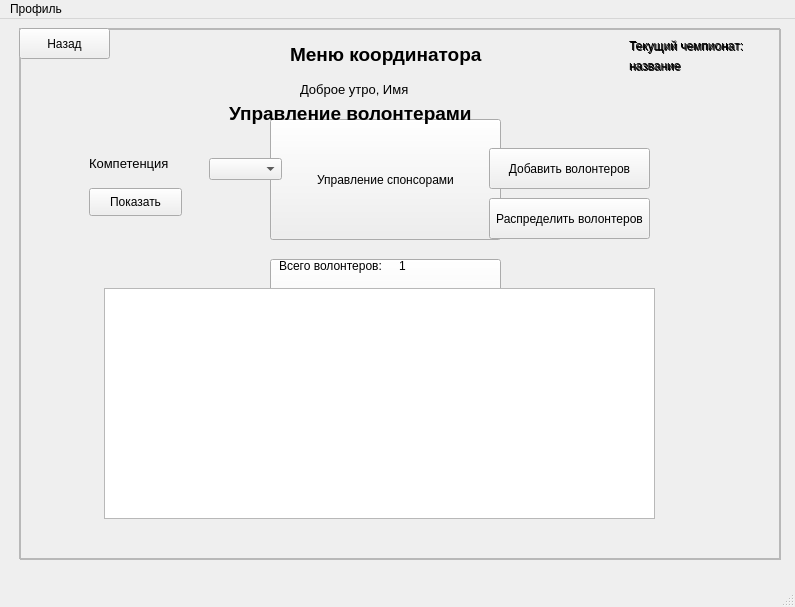
<?xml version="1.0" encoding="UTF-8"?>
<ui version="4.0">
 <class>CoordinatorWindow</class>
 <widget class="QMainWindow" name="CoordinatorWindow">
  <property name="geometry">
   <rect>
    <x>0</x>
    <y>0</y>
    <width>795</width>
    <height>607</height>
   </rect>
  </property>
  <property name="windowTitle">
   <string>MainWindow</string>
  </property>
  <widget class="QWidget" name="centralwidget">
   <widget class="QFrame" name="MainFrame">
    <property name="geometry">
     <rect>
      <x>20</x>
      <y>10</y>
      <width>761</width>
      <height>531</height>
     </rect>
    </property>
    <property name="frameShape">
     <enum>QFrame::StyledPanel</enum>
    </property>
    <property name="frameShadow">
     <enum>QFrame::Raised</enum>
    </property>
    <widget class="QLabel" name="GreetLabel">
     <property name="geometry">
      <rect>
       <x>280</x>
       <y>50</y>
       <width>171</width>
       <height>20</height>
      </rect>
     </property>
     <property name="font">
      <font>
       <pointsize>10</pointsize>
      </font>
     </property>
     <property name="text">
      <string>Доброе утро, Имя</string>
     </property>
    </widget>
    <widget class="QLabel" name="MenuLabel">
     <property name="geometry">
      <rect>
       <x>270</x>
       <y>10</y>
       <width>251</width>
       <height>31</height>
      </rect>
     </property>
     <property name="font">
      <font>
       <pointsize>14</pointsize>
       <weight>75</weight>
       <bold>true</bold>
      </font>
     </property>
     <property name="text">
      <string>Меню координатора</string>
     </property>
    </widget>
    <widget class="QPushButton" name="ManagingVolunteersButton">
     <property name="geometry">
      <rect>
       <x>250</x>
       <y>230</y>
       <width>231</width>
       <height>121</height>
      </rect>
     </property>
     <property name="text">
      <string>Управление волонтерами</string>
     </property>
    </widget>
    <widget class="QPushButton" name="ManagingSponsorsButton">
     <property name="geometry">
      <rect>
       <x>250</x>
       <y>90</y>
       <width>231</width>
       <height>121</height>
      </rect>
     </property>
     <property name="text">
      <string>Управление спонсорами</string>
     </property>
    </widget>
    <widget class="QLabel" name="ThisChempionshipsLabel">
     <property name="geometry">
      <rect>
       <x>610</x>
       <y>10</y>
       <width>141</width>
       <height>16</height>
      </rect>
     </property>
     <property name="text">
      <string>Текущий чемпионат:</string>
     </property>
    </widget>
    <widget class="QLabel" name="NameChempionshipsLabel">
     <property name="geometry">
      <rect>
       <x>610</x>
       <y>30</y>
       <width>81</width>
       <height>16</height>
      </rect>
     </property>
     <property name="text">
      <string>название</string>
     </property>
    </widget>
   </widget>
   <widget class="QFrame" name="VolunteersFrame">
    <property name="geometry">
     <rect>
      <x>19</x>
      <y>9</y>
      <width>761</width>
      <height>531</height>
     </rect>
    </property>
    <property name="frameShape">
     <enum>QFrame::StyledPanel</enum>
    </property>
    <property name="frameShadow">
     <enum>QFrame::Raised</enum>
    </property>
    <widget class="QLabel" name="ManagingVolunteersLabel">
     <property name="geometry">
      <rect>
       <x>210</x>
       <y>70</y>
       <width>311</width>
       <height>31</height>
      </rect>
     </property>
     <property name="font">
      <font>
       <pointsize>14</pointsize>
       <weight>75</weight>
       <bold>true</bold>
      </font>
     </property>
     <property name="text">
      <string>Управление волонтерами</string>
     </property>
    </widget>
    <widget class="QLabel" name="CompetenceLabel">
     <property name="geometry">
      <rect>
       <x>70</x>
       <y>120</y>
       <width>111</width>
       <height>31</height>
      </rect>
     </property>
     <property name="font">
      <font>
       <pointsize>10</pointsize>
      </font>
     </property>
     <property name="text">
      <string>Компетенция</string>
     </property>
    </widget>
    <widget class="QComboBox" name="CompetenceComboBox">
     <property name="geometry">
      <rect>
       <x>190</x>
       <y>130</y>
       <width>73</width>
       <height>22</height>
      </rect>
     </property>
    </widget>
    <widget class="QPushButton" name="SearchButton">
     <property name="geometry">
      <rect>
       <x>70</x>
       <y>160</y>
       <width>93</width>
       <height>28</height>
      </rect>
     </property>
     <property name="text">
      <string>Показать</string>
     </property>
    </widget>
    <widget class="QPushButton" name="InsertButton">
     <property name="geometry">
      <rect>
       <x>470</x>
       <y>120</y>
       <width>161</width>
       <height>41</height>
      </rect>
     </property>
     <property name="text">
      <string>Добавить волонтеров</string>
     </property>
    </widget>
    <widget class="QPushButton" name="DistributeButton">
     <property name="geometry">
      <rect>
       <x>470</x>
       <y>170</y>
       <width>161</width>
       <height>41</height>
      </rect>
     </property>
     <property name="text">
      <string>Распределить волонтеров</string>
     </property>
    </widget>
    <widget class="QLabel" name="NumVolunteersLabel">
     <property name="geometry">
      <rect>
       <x>260</x>
       <y>230</y>
       <width>111</width>
       <height>16</height>
      </rect>
     </property>
     <property name="text">
      <string>Всего волонтеров:</string>
     </property>
    </widget>
    <widget class="QLabel" name="InfoNumVolunteersLabel">
     <property name="geometry">
      <rect>
       <x>380</x>
       <y>230</y>
       <width>55</width>
       <height>16</height>
      </rect>
     </property>
     <property name="text">
      <string>1</string>
     </property>
    </widget>
    <widget class="QTableWidget" name="VolunteersTable">
     <property name="geometry">
      <rect>
       <x>85</x>
       <y>260</y>
       <width>551</width>
       <height>231</height>
      </rect>
     </property>
    </widget>
    <widget class="QPushButton" name="BackButton">
     <property name="geometry">
      <rect>
       <x>0</x>
       <y>0</y>
       <width>91</width>
       <height>31</height>
      </rect>
     </property>
     <property name="text">
      <string>Назад</string>
     </property>
    </widget>
    <widget class="QLabel" name="NameChempionshipsLabel_2">
     <property name="geometry">
      <rect>
       <x>610</x>
       <y>30</y>
       <width>81</width>
       <height>16</height>
      </rect>
     </property>
     <property name="text">
      <string>название</string>
     </property>
    </widget>
    <widget class="QLabel" name="ThisChempionshipsLabel_2">
     <property name="geometry">
      <rect>
       <x>610</x>
       <y>10</y>
       <width>141</width>
       <height>16</height>
      </rect>
     </property>
     <property name="text">
      <string>Текущий чемпионат:</string>
     </property>
    </widget>
   </widget>
  </widget>
  <widget class="QMenuBar" name="menubar">
   <property name="geometry">
    <rect>
     <x>0</x>
     <y>0</y>
     <width>795</width>
     <height>26</height>
    </rect>
   </property>
   <widget class="QMenu" name="menu">
    <property name="title">
     <string>Профиль</string>
    </property>
    <addaction name="LogoutAction"/>
   </widget>
   <addaction name="menu"/>
  </widget>
  <widget class="QStatusBar" name="statusbar"/>
  <action name="LogoutAction">
   <property name="text">
    <string>Выйти</string>
   </property>
  </action>
 </widget>
 <resources/>
 <connections/>
</ui>
